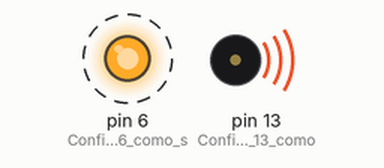
A sketch run on a simulated Arduino Uno, built with avr-gcc and run on an emulated ATmega328P. Parts: output pins drawn as LEDs (lit = HIGH), buzzer (waves = sounding). Dashed ring = blinking.

Above: at 0.2 s.
Timing chart, 0 to 3.0 s (numbered marks = the images above):
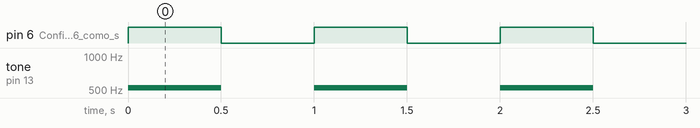

Measured:
- by itself, pin 6 (Configura_o_pino_6_como_s): alternates HIGH for 0.50 s and LOW for 0.50 s
- by itself, tone on pin 13 (Configura_o_pino_13_como): alternates 523 Hz for 0.50 s and silent for 0.50 s

The sketch:

pisca_led_buzzer.ino
```cpp
// Código em C++ para Arduino
// Projeto: Pisca LED e Buzzer com som intermitente

void setup()
{
  pinMode(6, OUTPUT);  // Configura o pino 6 como saída para o LED
  pinMode(13, OUTPUT); // Configura o pino 13 como saída para o buzzer
}

void loop()
{
  digitalWrite(6, HIGH);  // Liga o LED no pino 6
  tone(13, 523, 1000);    // Toca um som de 523 Hz (nota Dó) no buzzer por 1000ms
  delay(500);             // Aguarda 500ms

  digitalWrite(6, LOW);   // Desliga o LED no pino 6
  noTone(13);             // Para o som do buzzer no pino 13
  delay(500);             // Aguarda 500ms antes de repetir o ciclo
}
```
